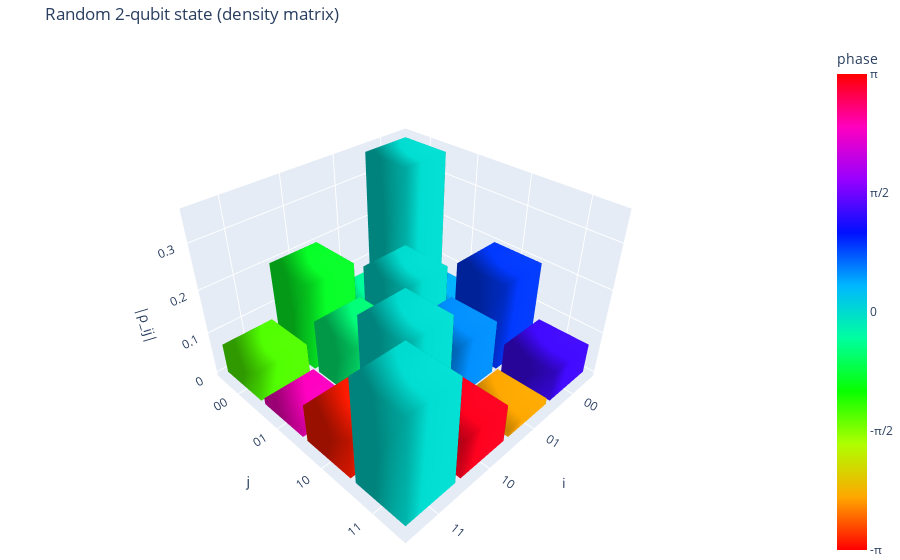

The code cell stored with this chart in its notebook:
### Code cell
# Demonstration: random 2-qubit density matrix
dim = 4
A = np.random.randn(dim, dim) + 1j * np.random.randn(dim, dim)
rho = A @ A.conj().T
rho = rho / np.trace(rho)  # normalize

labels = ["00", "01", "10", "11"]
plot_density_matrix_histogram(rho, basis_labels=labels, title="Random 2-qubit state (density matrix)")

### Figure 1 — Plotly figure (JSON) as saved in the notebook; plotly's stock layout.template omitted (floating-point values rounded to 4 significant figures)
{"data": [{"cmax": 3.142, "cmin": -3.142, "colorbar": {"ticktext": ["-π", "-π/2", "0", "π/2", "π"], "tickvals": [-3.142, -1.571, 0, 1.571, 3.142], "title": {"text": "phase "}}, "colorscale": [[0, "#ff0000"], [0.1111, "#ffa700"], [0.2222, "#afff00"], [0.3333, "#08ff00"], [0.4444, "#00ff9f"], [0.5556, "#00b7ff"], [0.6667, "#0010ff"], [0.7778, "#9700ff"], [0.8889, "#ff00bf"], [1, "#ff0000"]], "flatshading": false, "hovertemplate": "i=0, j=0<br>|ρ_ij|=0.356<br>arg(ρ_ij)=0<extra></extra>", "i": [0, 0, 4, 4, 0, 0, 1, 1, 2, 2, 3, 3], "intensity": [0, 0, 0, 0, 0, 0, 0, 0], "j": [1, 2, 5, 6, 1, 5, 2, 6, 3, 7, 0, 4], "k": [2, 3, 6, 7, 5, 4, 6, 5, 7, 6, 4, 7], "lighting": {"ambient": 0.6, "diffuse": 0.7}, "opacity": 1, "showscale": true, "type": "mesh3d", "x": [-0.45, 0.45, 0.45, -0.45, -0.45, 0.45, 0.45, -0.45], "y": [-0.45, -0.45, 0.45, 0.45, -0.45, -0.45, 0.45, 0.45], "z": [0, 0, 0, 0, 0.356, 0.356, 0.356, 0.356]}, {"cmax": 3.142, "cmin": -3.142, "colorscale": [[0, "#ff0000"], [0.1111, "#ffa700"], [0.2222, "#afff00"], [0.3333, "#08ff00"], [0.4444, "#00ff9f"], [0.5556, "#00b7ff"], [0.6667, "#0010ff"], [0.7778, "#9700ff"], [0.8889, "#ff00bf"], [1, "#ff0000"]], "flatshading": false, "hovertemplate": "i=0, j=1<br>|ρ_ij|=0.070<br>arg(ρ_ij)=1/8π<extra></extra>", "i": [0, 0, 4, 4, 0, 0, 1, 1, 2, 2, 3, 3], "intensity": [0.3792, 0.3792, 0.3792, 0.3792, 0.3792, 0.3792, 0.3792, 0.3792], "j": [1, 2, 5, 6, 1, 5, 2, 6, 3, 7, 0, 4], "k": [2, 3, 6, 7, 5, 4, 6, 5, 7, 6, 4, 7], "lighting": {"ambient": 0.6, "diffuse": 0.7}, "opacity": 1, "showscale": false, "type": "mesh3d", "x": [-0.45, 0.45, 0.45, -0.45, -0.45, 0.45, 0.45, -0.45], "y": [0.55, 0.55, 1.45, 1.45, 0.55, 0.55, 1.45, 1.45], "z": [0, 0, 0, 0, 0.07018, 0.07018, 0.07018, 0.07018]}, {"cmax": 3.142, "cmin": -3.142, "colorscale": [[0, "#ff0000"], [0.1111, "#ffa700"], [0.2222, "#afff00"], [0.3333, "#08ff00"], [0.4444, "#00ff9f"], [0.5556, "#00b7ff"], [0.6667, "#0010ff"], [0.7778, "#9700ff"], [0.8889, "#ff00bf"], [1, "#ff0000"]], "flatshading": false, "hovertemplate": "i=0, j=2<br>|ρ_ij|=0.201<br>arg(ρ_ij)=3/11π<extra></extra>", "i": [0, 0, 4, 4, 0, 0, 1, 1, 2, 2, 3, 3], "intensity": [0.8763, 0.8763, 0.8763, 0.8763, 0.8763, 0.8763, 0.8763, 0.8763], "j": [1, 2, 5, 6, 1, 5, 2, 6, 3, 7, 0, 4], "k": [2, 3, 6, 7, 5, 4, 6, 5, 7, 6, 4, 7], "lighting": {"ambient": 0.6, "diffuse": 0.7}, "opacity": 1, "showscale": false, "type": "mesh3d", "x": [-0.45, 0.45, 0.45, -0.45, -0.45, 0.45, 0.45, -0.45], "y": [1.55, 1.55, 2.45, 2.45, 1.55, 1.55, 2.45, 2.45], "z": [0, 0, 0, 0, 0.2011, 0.2011, 0.2011, 0.2011]}, {"cmax": 3.142, "cmin": -3.142, "colorscale": [[0, "#ff0000"], [0.1111, "#ffa700"], [0.2222, "#afff00"], [0.3333, "#08ff00"], [0.4444, "#00ff9f"], [0.5556, "#00b7ff"], [0.6667, "#0010ff"], [0.7778, "#9700ff"], [0.8889, "#ff00bf"], [1, "#ff0000"]], "flatshading": false, "hovertemplate": "i=0, j=3<br>|ρ_ij|=0.071<br>arg(ρ_ij)=3/7π<extra></extra>", "i": [0, 0, 4, 4, 0, 0, 1, 1, 2, 2, 3, 3], "intensity": [1.337, 1.337, 1.337, 1.337, 1.337, 1.337, 1.337, 1.337], "j": [1, 2, 5, 6, 1, 5, 2, 6, 3, 7, 0, 4], "k": [2, 3, 6, 7, 5, 4, 6, 5, 7, 6, 4, 7], "lighting": {"ambient": 0.6, "diffuse": 0.7}, "opacity": 1, "showscale": false, "type": "mesh3d", "x": [-0.45, 0.45, 0.45, -0.45, -0.45, 0.45, 0.45, -0.45], "y": [2.55, 2.55, 3.45, 3.45, 2.55, 2.55, 3.45, 3.45], "z": [0, 0, 0, 0, 0.07057, 0.07057, 0.07057, 0.07057]}, {"cmax": 3.142, "cmin": -3.142, "colorscale": [[0, "#ff0000"], [0.1111, "#ffa700"], [0.2222, "#afff00"], [0.3333, "#08ff00"], [0.4444, "#00ff9f"], [0.5556, "#00b7ff"], [0.6667, "#0010ff"], [0.7778, "#9700ff"], [0.8889, "#ff00bf"], [1, "#ff0000"]], "flatshading": false, "hovertemplate": "i=1, j=0<br>|ρ_ij|=0.070<br>arg(ρ_ij)=-1/8π<extra></extra>", "i": [0, 0, 4, 4, 0, 0, 1, 1, 2, 2, 3, 3], "intensity": [-0.3792, -0.3792, -0.3792, -0.3792, -0.3792, -0.3792, -0.3792, -0.3792], "j": [1, 2, 5, 6, 1, 5, 2, 6, 3, 7, 0, 4], "k": [2, 3, 6, 7, 5, 4, 6, 5, 7, 6, 4, 7], "lighting": {"ambient": 0.6, "diffuse": 0.7}, "opacity": 1, "showscale": false, "type": "mesh3d", "x": [0.55, 1.45, 1.45, 0.55, 0.55, 1.45, 1.45, 0.55], "y": [-0.45, -0.45, 0.45, 0.45, -0.45, -0.45, 0.45, 0.45], "z": [0, 0, 0, 0, 0.07018, 0.07018, 0.07018, 0.07018]}, {"cmax": 3.142, "cmin": -3.142, "colorscale": [[0, "#ff0000"], [0.1111, "#ffa700"], [0.2222, "#afff00"], [0.3333, "#08ff00"], [0.4444, "#00ff9f"], [0.5556, "#00b7ff"], [0.6667, "#0010ff"], [0.7778, "#9700ff"], [0.8889, "#ff00bf"], [1, "#ff0000"]], "flatshading": false, "hovertemplate": "i=1, j=1<br>|ρ_ij|=0.194<br>arg(ρ_ij)=0<extra></extra>", "i": [0, 0, 4, 4, 0, 0, 1, 1, 2, 2, 3, 3], "intensity": [0, 0, 0, 0, 0, 0, 0, 0], "j": [1, 2, 5, 6, 1, 5, 2, 6, 3, 7, 0, 4], "k": [2, 3, 6, 7, 5, 4, 6, 5, 7, 6, 4, 7], "lighting": {"ambient": 0.6, "diffuse": 0.7}, "opacity": 1, "showscale": false, "type": "mesh3d", "x": [0.55, 1.45, 1.45, 0.55, 0.55, 1.45, 1.45, 0.55], "y": [0.55, 0.55, 1.45, 1.45, 0.55, 0.55, 1.45, 1.45], "z": [0, 0, 0, 0, 0.1939, 0.1939, 0.1939, 0.1939]}, {"cmax": 3.142, "cmin": -3.142, "colorscale": [[0, "#ff0000"], [0.1111, "#ffa700"], [0.2222, "#afff00"], [0.3333, "#08ff00"], [0.4444, "#00ff9f"], [0.5556, "#00b7ff"], [0.6667, "#0010ff"], [0.7778, "#9700ff"], [0.8889, "#ff00bf"], [1, "#ff0000"]], "flatshading": false, "hovertemplate": "i=1, j=2<br>|ρ_ij|=0.127<br>arg(ρ_ij)=1/6π<extra></extra>", "i": [0, 0, 4, 4, 0, 0, 1, 1, 2, 2, 3, 3], "intensity": [0.5226, 0.5226, 0.5226, 0.5226, 0.5226, 0.5226, 0.5226, 0.5226], "j": [1, 2, 5, 6, 1, 5, 2, 6, 3, 7, 0, 4], "k": [2, 3, 6, 7, 5, 4, 6, 5, 7, 6, 4, 7], "lighting": {"ambient": 0.6, "diffuse": 0.7}, "opacity": 1, "showscale": false, "type": "mesh3d", "x": [0.55, 1.45, 1.45, 0.55, 0.55, 1.45, 1.45, 0.55], "y": [1.55, 1.55, 2.45, 2.45, 1.55, 1.55, 2.45, 2.45], "z": [0, 0, 0, 0, 0.1271, 0.1271, 0.1271, 0.1271]}, {"cmax": 3.142, "cmin": -3.142, "colorscale": [[0, "#ff0000"], [0.1111, "#ffa700"], [0.2222, "#afff00"], [0.3333, "#08ff00"], [0.4444, "#00ff9f"], [0.5556, "#00b7ff"], [0.6667, "#0010ff"], [0.7778, "#9700ff"], [0.8889, "#ff00bf"], [1, "#ff0000"]], "flatshading": false, "hovertemplate": "i=1, j=3<br>|ρ_ij|=0.015<br>arg(ρ_ij)=-7/9π<extra></extra>", "i": [0, 0, 4, 4, 0, 0, 1, 1, 2, 2, 3, 3], "intensity": [-2.441, -2.441, -2.441, -2.441, -2.441, -2.441, -2.441, -2.441], "j": [1, 2, 5, 6, 1, 5, 2, 6, 3, 7, 0, 4], "k": [2, 3, 6, 7, 5, 4, 6, 5, 7, 6, 4, 7], "lighting": {"ambient": 0.6, "diffuse": 0.7}, "opacity": 1, "showscale": false, "type": "mesh3d", "x": [0.55, 1.45, 1.45, 0.55, 0.55, 1.45, 1.45, 0.55], "y": [2.55, 2.55, 3.45, 3.45, 2.55, 2.55, 3.45, 3.45], "z": [0, 0, 0, 0, 0.01515, 0.01515, 0.01515, 0.01515]}, {"cmax": 3.142, "cmin": -3.142, "colorscale": [[0, "#ff0000"], [0.1111, "#ffa700"], [0.2222, "#afff00"], [0.3333, "#08ff00"], [0.4444, "#00ff9f"], [0.5556, "#00b7ff"], [0.6667, "#0010ff"], [0.7778, "#9700ff"], [0.8889, "#ff00bf"], [1, "#ff0000"]], "flatshading": false, "hovertemplate": "i=2, j=0<br>|ρ_ij|=0.201<br>arg(ρ_ij)=-3/11π<extra></extra>", "i": [0, 0, 4, 4, 0, 0, 1, 1, 2, 2, 3, 3], "intensity": [-0.8763, -0.8763, -0.8763, -0.8763, -0.8763, -0.8763, -0.8763, -0.8763], "j": [1, 2, 5, 6, 1, 5, 2, 6, 3, 7, 0, 4], "k": [2, 3, 6, 7, 5, 4, 6, 5, 7, 6, 4, 7], "lighting": {"ambient": 0.6, "diffuse": 0.7}, "opacity": 1, "showscale": false, "type": "mesh3d", "x": [1.55, 2.45, 2.45, 1.55, 1.55, 2.45, 2.45, 1.55], "y": [-0.45, -0.45, 0.45, 0.45, -0.45, -0.45, 0.45, 0.45], "z": [0, 0, 0, 0, 0.2011, 0.2011, 0.2011, 0.2011]}, {"cmax": 3.142, "cmin": -3.142, "colorscale": [[0, "#ff0000"], [0.1111, "#ffa700"], [0.2222, "#afff00"], [0.3333, "#08ff00"], [0.4444, "#00ff9f"], [0.5556, "#00b7ff"], [0.6667, "#0010ff"], [0.7778, "#9700ff"], [0.8889, "#ff00bf"], [1, "#ff0000"]], "flatshading": false, "hovertemplate": "i=2, j=1<br>|ρ_ij|=0.127<br>arg(ρ_ij)=-1/6π<extra></extra>", "i": [0, 0, 4, 4, 0, 0, 1, 1, 2, 2, 3, 3], "intensity": [-0.5226, -0.5226, -0.5226, -0.5226, -0.5226, -0.5226, -0.5226, -0.5226], "j": [1, 2, 5, 6, 1, 5, 2, 6, 3, 7, 0, 4], "k": [2, 3, 6, 7, 5, 4, 6, 5, 7, 6, 4, 7], "lighting": {"ambient": 0.6, "diffuse": 0.7}, "opacity": 1, "showscale": false, "type": "mesh3d", "x": [1.55, 2.45, 2.45, 1.55, 1.55, 2.45, 2.45, 1.55], "y": [0.55, 0.55, 1.45, 1.45, 0.55, 0.55, 1.45, 1.45], "z": [0, 0, 0, 0, 0.1271, 0.1271, 0.1271, 0.1271]}, {"cmax": 3.142, "cmin": -3.142, "colorscale": [[0, "#ff0000"], [0.1111, "#ffa700"], [0.2222, "#afff00"], [0.3333, "#08ff00"], [0.4444, "#00ff9f"], [0.5556, "#00b7ff"], [0.6667, "#0010ff"], [0.7778, "#9700ff"], [0.8889, "#ff00bf"], [1, "#ff0000"]], "flatshading": false, "hovertemplate": "i=2, j=2<br>|ρ_ij|=0.212<br>arg(ρ_ij)=0<extra></extra>", "i": [0, 0, 4, 4, 0, 0, 1, 1, 2, 2, 3, 3], "intensity": [0, 0, 0, 0, 0, 0, 0, 0], "j": [1, 2, 5, 6, 1, 5, 2, 6, 3, 7, 0, 4], "k": [2, 3, 6, 7, 5, 4, 6, 5, 7, 6, 4, 7], "lighting": {"ambient": 0.6, "diffuse": 0.7}, "opacity": 1, "showscale": false, "type": "mesh3d", "x": [1.55, 2.45, 2.45, 1.55, 1.55, 2.45, 2.45, 1.55], "y": [1.55, 1.55, 2.45, 2.45, 1.55, 1.55, 2.45, 2.45], "z": [0, 0, 0, 0, 0.2118, 0.2118, 0.2118, 0.2118]}, {"cmax": 3.142, "cmin": -3.142, "colorscale": [[0, "#ff0000"], [0.1111, "#ffa700"], [0.2222, "#afff00"], [0.3333, "#08ff00"], [0.4444, "#00ff9f"], [0.5556, "#00b7ff"], [0.6667, "#0010ff"], [0.7778, "#9700ff"], [0.8889, "#ff00bf"], [1, "#ff0000"]], "flatshading": false, "hovertemplate": "i=2, j=3<br>|ρ_ij|=0.088<br>arg(ρ_ij)=15/16π<extra></extra>", "i": [0, 0, 4, 4, 0, 0, 1, 1, 2, 2, 3, 3], "intensity": [3.019, 3.019, 3.019, 3.019, 3.019, 3.019, 3.019, 3.019], "j": [1, 2, 5, 6, 1, 5, 2, 6, 3, 7, 0, 4], "k": [2, 3, 6, 7, 5, 4, 6, 5, 7, 6, 4, 7], "lighting": {"ambient": 0.6, "diffuse": 0.7}, "opacity": 1, "showscale": false, "type": "mesh3d", "x": [1.55, 2.45, 2.45, 1.55, 1.55, 2.45, 2.45, 1.55], "y": [2.55, 2.55, 3.45, 3.45, 2.55, 2.55, 3.45, 3.45], "z": [0, 0, 0, 0, 0.08791, 0.08791, 0.08791, 0.08791]}, {"cmax": 3.142, "cmin": -3.142, "colorscale": [[0, "#ff0000"], [0.1111, "#ffa700"], [0.2222, "#afff00"], [0.3333, "#08ff00"], [0.4444, "#00ff9f"], [0.5556, "#00b7ff"], [0.6667, "#0010ff"], [0.7778, "#9700ff"], [0.8889, "#ff00bf"], [1, "#ff0000"]], "flatshading": false, "hovertemplate": "i=3, j=0<br>|ρ_ij|=0.071<br>arg(ρ_ij)=-3/7π<extra></extra>", "i": [0, 0, 4, 4, 0, 0, 1, 1, 2, 2, 3, 3], "intensity": [-1.337, -1.337, -1.337, -1.337, -1.337, -1.337, -1.337, -1.337], "j": [1, 2, 5, 6, 1, 5, 2, 6, 3, 7, 0, 4], "k": [2, 3, 6, 7, 5, 4, 6, 5, 7, 6, 4, 7], "lighting": {"ambient": 0.6, "diffuse": 0.7}, "opacity": 1, "showscale": false, "type": "mesh3d", "x": [2.55, 3.45, 3.45, 2.55, 2.55, 3.45, 3.45, 2.55], "y": [-0.45, -0.45, 0.45, 0.45, -0.45, -0.45, 0.45, 0.45], "z": [0, 0, 0, 0, 0.07057, 0.07057, 0.07057, 0.07057]}, {"cmax": 3.142, "cmin": -3.142, "colorscale": [[0, "#ff0000"], [0.1111, "#ffa700"], [0.2222, "#afff00"], [0.3333, "#08ff00"], [0.4444, "#00ff9f"], [0.5556, "#00b7ff"], [0.6667, "#0010ff"], [0.7778, "#9700ff"], [0.8889, "#ff00bf"], [1, "#ff0000"]], "flatshading": false, "hovertemplate": "i=3, j=1<br>|ρ_ij|=0.015<br>arg(ρ_ij)=7/9π<extra></extra>", "i": [0, 0, 4, 4, 0, 0, 1, 1, 2, 2, 3, 3], "intensity": [2.441, 2.441, 2.441, 2.441, 2.441, 2.441, 2.441, 2.441], "j": [1, 2, 5, 6, 1, 5, 2, 6, 3, 7, 0, 4], "k": [2, 3, 6, 7, 5, 4, 6, 5, 7, 6, 4, 7], "lighting": {"ambient": 0.6, "diffuse": 0.7}, "opacity": 1, "showscale": false, "type": "mesh3d", "x": [2.55, 3.45, 3.45, 2.55, 2.55, 3.45, 3.45, 2.55], "y": [0.55, 0.55, 1.45, 1.45, 0.55, 0.55, 1.45, 1.45], "z": [0, 0, 0, 0, 0.01515, 0.01515, 0.01515, 0.01515]}, {"cmax": 3.142, "cmin": -3.142, "colorscale": [[0, "#ff0000"], [0.1111, "#ffa700"], [0.2222, "#afff00"], [0.3333, "#08ff00"], [0.4444, "#00ff9f"], [0.5556, "#00b7ff"], [0.6667, "#0010ff"], [0.7778, "#9700ff"], [0.8889, "#ff00bf"], [1, "#ff0000"]], "flatshading": false, "hovertemplate": "i=3, j=2<br>|ρ_ij|=0.088<br>arg(ρ_ij)=-15/16π<extra></extra>", "i": [0, 0, 4, 4, 0, 0, 1, 1, 2, 2, 3, 3], "intensity": [-3.019, -3.019, -3.019, -3.019, -3.019, -3.019, -3.019, -3.019], "j": [1, 2, 5, 6, 1, 5, 2, 6, 3, 7, 0, 4], "k": [2, 3, 6, 7, 5, 4, 6, 5, 7, 6, 4, 7], "lighting": {"ambient": 0.6, "diffuse": 0.7}, "opacity": 1, "showscale": false, "type": "mesh3d", "x": [2.55, 3.45, 3.45, 2.55, 2.55, 3.45, 3.45, 2.55], "y": [1.55, 1.55, 2.45, 2.45, 1.55, 1.55, 2.45, 2.45], "z": [0, 0, 0, 0, 0.08791, 0.08791, 0.08791, 0.08791]}, {"cmax": 3.142, "cmin": -3.142, "colorscale": [[0, "#ff0000"], [0.1111, "#ffa700"], [0.2222, "#afff00"], [0.3333, "#08ff00"], [0.4444, "#00ff9f"], [0.5556, "#00b7ff"], [0.6667, "#0010ff"], [0.7778, "#9700ff"], [0.8889, "#ff00bf"], [1, "#ff0000"]], "flatshading": false, "hovertemplate": "i=3, j=3<br>|ρ_ij|=0.238<br>arg(ρ_ij)=0<extra></extra>", "i": [0, 0, 4, 4, 0, 0, 1, 1, 2, 2, 3, 3], "intensity": [0, 0, 0, 0, 0, 0, 0, 0], "j": [1, 2, 5, 6, 1, 5, 2, 6, 3, 7, 0, 4], "k": [2, 3, 6, 7, 5, 4, 6, 5, 7, 6, 4, 7], "lighting": {"ambient": 0.6, "diffuse": 0.7}, "opacity": 1, "showscale": false, "type": "mesh3d", "x": [2.55, 3.45, 3.45, 2.55, 2.55, 3.45, 3.45, 2.55], "y": [2.55, 2.55, 3.45, 3.45, 2.55, 2.55, 3.45, 3.45], "z": [0, 0, 0, 0, 0.2383, 0.2383, 0.2383, 0.2383]}], "layout": {"margin": {"b": 0, "l": 0, "r": 0, "t": 40}, "scene": {"aspectratio": {"x": 1, "y": 1, "z": 0.7}, "xaxis": {"tickmode": "array", "ticktext": ["00", "01", "10", "11"], "tickvals": [0, 1, 2, 3], "title": {"text": "i"}}, "yaxis": {"tickmode": "array", "ticktext": ["00", "01", "10", "11"], "tickvals": [0, 1, 2, 3], "title": {"text": "j"}}, "zaxis": {"title": {"text": "|ρ_ij|"}}}, "title": {"text": "Random 2-qubit state (density matrix)"}}}
